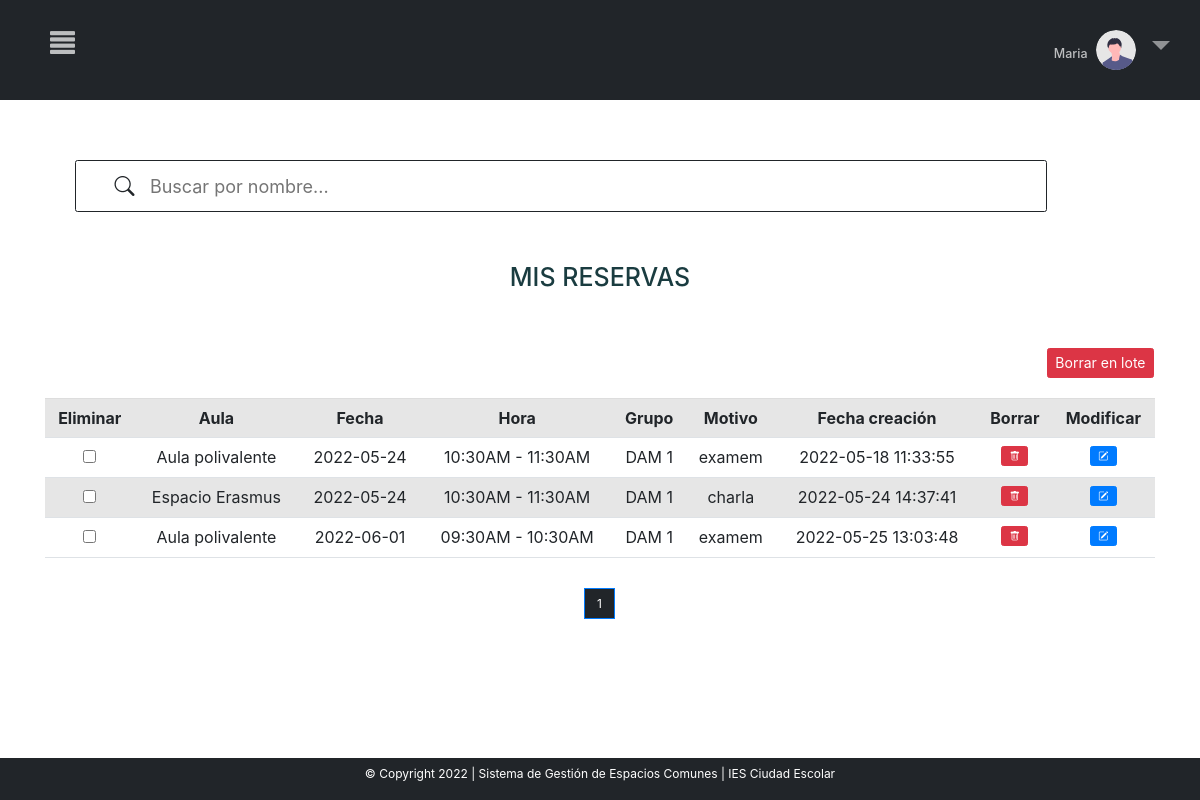
Page /MVC_proyectofinal/inicio.php?c=crudMisReservas&page=1 (signed in) on the committed database.
### tables this page shows
CREATE TABLE `reservas` (
  `id` int(11) NOT NULL,
  `idAula` varchar(220) NOT NULL,
  `idUsuario` int(11) UNSIGNED NOT NULL,
  `fecha` date NOT NULL,
  `grupo` varchar(255) NOT NULL,
  `motivo` varchar(255) NOT NULL,
  `hora` varchar(255) NOT NULL,
  `fecha_creacion` timestamp NOT NULL DEFAULT current_timestamp() ON UPDATE current_timestamp()
);

### MVC_proyectofinal/controller/controller.php (called while the page is built, shortened)
<?php
require_once ("models/crud.php");
class Control{
    function __construct()
    {
        $this->crud=new Crud();
    }
    function crudMisReservas(){
        include_once ("views/crudMisReservas.php");
    }
}
?>

### MVC_proyectofinal/models/conexion.php (called while the page is built)
<?php
class Conexion{
    public function conexion(){
        try{
            $conexion=new PDO("mysql:host=localhost;dbname=sgec","root","");
            $conexion->setAttribute(PDO::ATTR_ERRMODE,PDO::ERRMODE_EXCEPTION);
            return $conexion;
        }
        catch(PDOException $e){
            echo $e->getMessage();
            return null;
        }
    }
}
?>

### MVC_proyectofinal/models/crud.php (called while the page is built, shortened)
<?php
include("conexion.php");
    ?>
    <?php
class Crud extends Conexion{
    private $conexion;
    function __construct()
    {
        $this->conexion=parent::conexion();
    }
    function crudMiReservas($opc,$iteams_pagina=null,$offset=null){
        $idUsuario = $_SESSION['id'];
        if($opc==1){
            $sql="SELECT count(*) FROM reservas WHERE idUsuario ='$idUsuario'";
            $consulta=$this->conexion->prepare($sql);
            $consulta->execute();
            $count=$consulta->fetch(PDO::FETCH_NUM);
            return $count;
        }
        elseif($opc==2){
            $sql="SELECT id,idAula as 'Aula', fecha as 'Fecha', hora as 'Hora', grupo as 'Grupo', motivo as 'Motivo', fecha_creacion as 'Fecha creación' FROM reservas WHERE idUsuario ='$idUsuario' ORDER BY id ASC LIMIT ".$iteams_pagina." OFFSET ".$offset."";
            $consulta=$this->conexion->prepare($sql);
            $consulta->execute();
            $consult=$consulta->fetchAll(PDO::FETCH_ASSOC);
            $keys=array_keys($consult[0]);
            return array($consult,$keys);
        }
    }
}
?>

### MVC_proyectofinal/views/crudMisReservas.php (the view, shortened to what this page needs)
<html lang="en" style="    overflow-x: hidden;">
<head>
<link rel="stylesheet" href="https://cdn.jsdelivr.net/npm/bootstrap-icons@1.8.1/font/bootstrap-icons.css">
<link href="https://cdn.jsdelivr.net/npm/bootstrap@5.0.2/dist/css/bootstrap.min.css" rel="stylesheet">
</head>
<body style="font-size:12px !important">
<?php include "menu.php";
$count=$this->crud->crudMiReservas(1);
if($count[0]==0){
    echo '<div class="container" style="margin-top:60px;margin-right:80px">
    <div class="row">
    <div class="col-md-12 ">
    <h1 class="display-1" style="color:#1A3C40"> No se han realizado reservas aún</h1>
    </div>
    </div>
    </div>';}
else{
$iteams_pagina=6;
$total_pages=ceil($count[0]/$iteams_pagina);
$page=0;
if(isset($_GET["page"]) && !empty($_GET["page"])){
    $page=$_GET["page"];
}else{
    $page=1;
}
$offset=($page-1) * $iteams_pagina;
$result=$this->crud->crudMiReservas(2,$iteams_pagina,$offset);
    ?>
<div class="container" style="margin-top:5%">
<?php include "barraBusquedaMisReservas/barra.php"; ?>
<div class="row">
                <div class="col-md-12 " style="border:none">
<h1 style="color:#1A3C40; text-align:center; margin-bottom:5%; background-color:white; margin-top:50px" >MIS  RESERVAS</h1>
<?php
       echo '
       <div class="row">
                       <div class="col-md-12">';
        echo '<div class="table-responsive-sm">
       <table class="table table-striped bg-white table-hover" style="text-align: center; margin-top:50px">';
        echo "<tr ><th>Eliminar</th>";
        foreach($result[1] as $indice){
            if($indice=="id"){
            }else{
                echo "<th>".$indice."</th>";
            }
        }
        echo "<th>Borrar</th>";
        echo "<th>Modificar</th>";
        echo "</tr>";
        ?>
<form style='font-size:14px' action="?c=borrar&pag=<?php echo $_GET["page"]?>" method="post">
<input type="submit" name="borrar" value="Borrar en lote" class="btn btn-danger" style="    float: right;
    font-size: 14px;
    position: absolute;
    right: 16px;
    top: 0px; " >
       <?php
        foreach($result[0] as $indice=>$dato){
        echo "<td><input type='checkbox' name='eliminar[]' value=' ".$dato['id']."'</td>";
            foreach($dato as $x=>$y){
                if(is_numeric($y)){
                }else{
                    echo "<td>".$y."</td>";
                }
            }
            ?>
            <td>
            <a class="dltBtn btn btn-danger" data-id="<?php echo $dato["id"]; ?>" data-page="<?php echo $_GET["page"]; ?>" href="javascript:void(0)"><i class="bi bi-trash"></i></a>
            </td>
            <td><button  title="Modificar" class="btn btn-primary" name="modificar" value="<?php echo $dato["id"] ?>"> <i class="bi bi-pencil-square"></i></button></td>
            <?php
            }
  ?>
           </table>
        </div>
    </div>
 <?php
echo "<br>";
?>
<div style="margin-bottom: 100px;
    display: flex;
    justify-content: center">
    <nav aria-label="...">
		<ul class="pagination">
            <li class="page-item active" >
				<?php for($i=0;$i<=$total_pages;$i++){
                    if($i==$_GET["page"]){
                    ?>
                    <a class="page-link" style="color: white!important;
                    background-color: #212529!important;" href="inicio.php?c=crudMisReservas&page=<?php echo $_GET['page']?>"><?php echo $i ?></a>
                    </li>
				<?php }
                    }?>
		</ul>
    </nav>
</div>
<?php } ?>
</body>
</html>

### MVC_proyectofinal/libs/css/estilos.css (style rules this page uses)
th { text-align: center !important; }
li.page-item.active a.page-link { background-color: #1A3C40 !important; color:#708588 !important }
.active, .accordion:hover { background-color: #ccc; }

### MVC_proyectofinal/views/menu.php (style rules this page uses)
body { overflow-x: hidden; }
body { font-family: "Lato", sans-serif; }

### MVC_proyectofinal/views/barraBusquedaMisReservas/barra.php (style rules this page uses)
.active, .accordion:hover { background-color: white; }

### rows in the picture
reservas: idAula "Aula polivalente", fecha "2022-05-24", hora "10:30AM - 11:30AM", grupo "DAM 1", motivo "examem", fecha_creacion "2022-05-18 11:33:55", $dato["id"] 316 (drawn)
reservas: idAula "Espacio Erasmus", fecha "2022-05-24", hora "10:30AM - 11:30AM", grupo "DAM 1", motivo "charla", fecha_creacion "2022-05-24 14:37:41", $dato["id"] 317 (drawn)
reservas: idAula "Aula polivalente", fecha "2022-06-01", hora "09:30AM - 10:30AM", grupo "DAM 1", motivo "examem", fecha_creacion "2022-05-25 13:03:48", $dato["id"] 318 (drawn)

### other values in the picture
$_SESSION['nombre'] "Maria"
$indice "Aula"
$indice "Fecha"
$indice "Hora"
$indice "Grupo"
$indice "Motivo"
$indice "Fecha creación"
